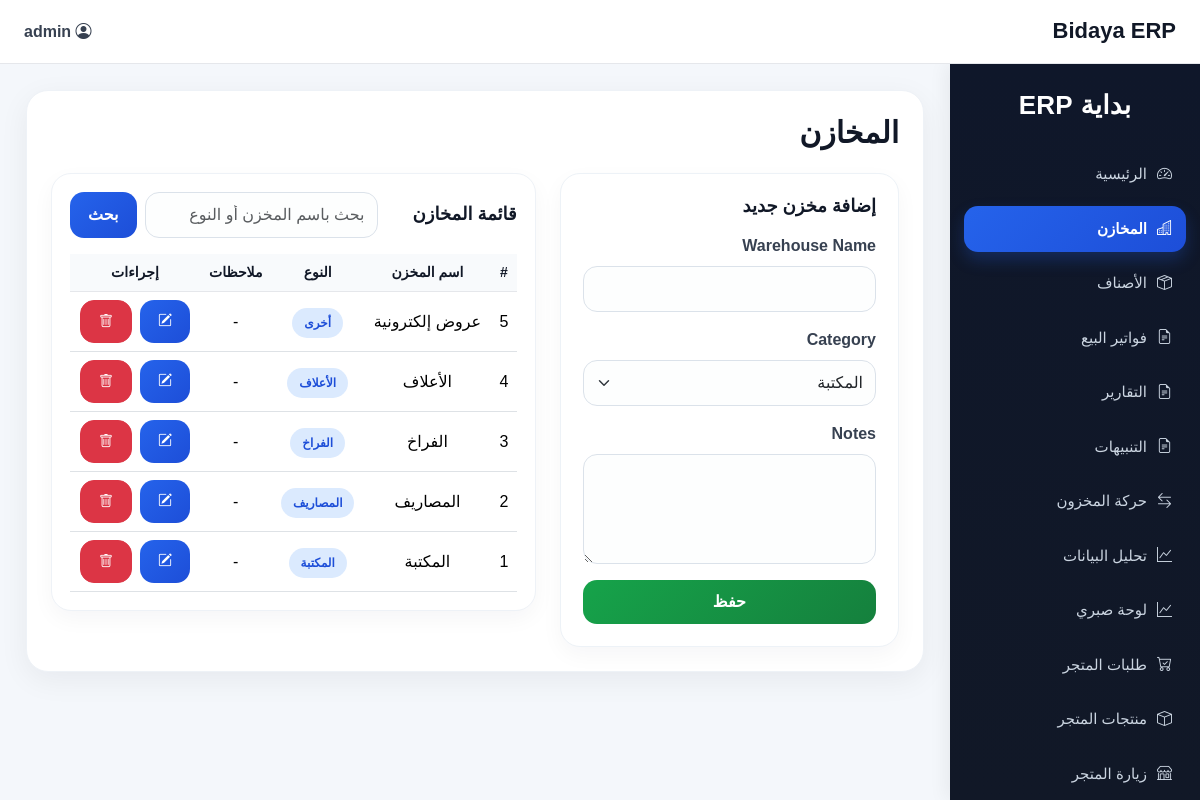
Screenshot of /warehouses (signed in) with the database file from the repository.
### app/models.py (models this page shows)
class User(db.Model, UserMixin):
    id = db.Column(db.Integer, primary_key=True)
    username = db.Column(db.String(50), unique=True, nullable=False)
    email = db.Column(db.String(120), unique=True, nullable=False)
    password = db.Column(db.String(255), nullable=False)
    role = db.Column(db.String(20), default="operator")
    created_at = db.Column(db.DateTime, default=datetime.utcnow)

class Warehouse(db.Model):
    id = db.Column(db.Integer, primary_key=True)
    name = db.Column(db.String(100), nullable=False)
    category = db.Column(db.String(100), nullable=False)
    notes = db.Column(db.Text)
    items = db.relationship("Item", backref="warehouse", lazy=True)

### app/routes.py (the view, shortened to what this page needs)
    @app.route("/warehouses", methods=["GET", "POST"])
    @login_required
    def warehouses():
        form = WarehouseForm()
        q = request.args.get("q", "").strip()
        query = Warehouse.query
        if q:
            query = query.filter(
                Warehouse.name.contains(q) | Warehouse.category.contains(q)
            )
        all_warehouses = query.order_by(Warehouse.id.desc()).all()
        return render_template("warehouses.html", form=form, warehouses=all_warehouses, q=q)

### app/forms.py
class WarehouseForm(FlaskForm):
    name = StringField("Warehouse Name", validators=[DataRequired()])
    category = SelectField(
        "Category",
        choices=[
            ("المكتبة", "المكتبة"),
            ("الأعلاف", "الأعلاف"),
            ("المزرعة", "المزرعة"),
            ("المصروفات", "المصروفات"),
            ("أخرى", "أخرى"),
        ],
        validators=[DataRequired()]
    )
    notes = TextAreaField("Notes")
    submit = SubmitField("حفظ")

### app/models.py (called while the page is built)
@login_manager.user_loader
def load_user(user_id):
    return User.query.get(int(user_id))

### app/templates/warehouses.html (shortened to what this page needs)
{% extends "layout.html" %}
{% block content %}
<h2 class="page-title">المخازن</h2>
<div class="row g-4">
    <div class="col-lg-5">
        <div class="soft-form">
            <h5 class="section-title">
                {% if edit_mode %}تعديل مخزن{% else %}إضافة مخزن جديد{% endif %}
            </h5>
            <form method="POST">
                <div class="mb-3">
                    {{ form.name.label(class="form-label") }}
                    {{ form.name(class="form-control") }}
                </div>
                <div class="mb-3">
                    {{ form.category.label(class="form-label") }}
                    {{ form.category(class="form-select") }}
                </div>
                <div class="mb-3">
                    {{ form.notes.label(class="form-label") }}
                    {{ form.notes(class="form-control") }}
                </div>
                <div class="d-grid gap-2">
                    {{ form.submit(class="btn btn-success") }}
                </div>
            </form>
        </div>
    </div>
    <div class="col-lg-7">
        <div class="table-wrap">
            <div class="d-flex justify-content-between align-items-center mb-3">
                <h5 class="section-title mb-0">قائمة المخازن</h5>
                <form method="GET" class="d-flex gap-2">
                    <input type="text" name="q" value="{{ q }}" class="form-control"
                        placeholder="بحث باسم المخزن أو النوع">
                    <button class="btn btn-primary" type="submit">بحث</button>
                </form>
            </div>
            <div class="table-responsive">
                <table class="table text-center">
                    <thead>
                        <tr>
                            <th>#</th>
                            <th>اسم المخزن</th>
                            <th>النوع</th>
                            <th>ملاحظات</th>
                            <th>إجراءات</th>
                        </tr>
                    </thead>
                    <tbody>
                        {% for warehouse in warehouses %}
                        <tr>
                            <td>{{ warehouse.id }}</td>
                            <td>{{ warehouse.name }}</td>
                            <td><span class="badge-soft-primary">{{ warehouse.category }}</span></td>
                            <td>{{ warehouse.notes or "-" }}</td>
                            <td>
                                <div class="d-flex justify-content-center gap-2">
                                    <a href="{{ url_for('edit_warehouse', warehouse_id=warehouse.id) }}"
                                        class="btn btn-sm btn-primary">
                                        <i class="bi bi-pencil-square"></i>
                                    </a>
                                    <form method="POST"
                                        action="{{ url_for('delete_warehouse', warehouse_id=warehouse.id) }}"
                                        onsubmit="return confirm('هل تريد حذف هذا المخزن؟');">
                                        <button type="submit" class="btn btn-sm btn-danger">
                                            <i class="bi bi-trash"></i>
                                        </button>
                                    </form>
                                </div>
                            </td>
                        </tr>
                        {% else %}
                        <tr>
                            <td colspan="5" class="empty-state">لا توجد مخازن حتى الآن</td>
                        </tr>
                        {% endfor %}
                    </tbody>
                </table>
            </div>
        </div>
    </div>
</div>
{% endblock %}

### app/templates/layout.html (shortened to what this page needs)
<!DOCTYPE html>
<html lang="ar" dir="rtl">
<head>
    <link href="https://cdn.jsdelivr.net/npm/bootstrap@5.3.3/dist/css/bootstrap.rtl.min.css" rel="stylesheet">
    <link href="https://cdn.jsdelivr.net/npm/bootstrap-icons@1.11.3/font/bootstrap-icons.css" rel="stylesheet">
</head>
<body>
    {% if current_user.is_authenticated %}
    <div class="topbar">
        <h1 class="topbar-title">Bidaya ERP</h1>
        <div class="user-box">
            <span><i class="bi bi-person-circle"></i> {{ current_user.username }}</span>
        </div>
    </div>
    <aside class="sidebar">
        <div class="brand">بداية ERP</div>
        <nav class="nav flex-column">
            <a class="nav-link {% if request.endpoint == 'dashboard' %}active{% endif %}"
                href="{{ url_for('dashboard') }}">
                <i class="bi bi-speedometer2"></i><span>الرئيسية</span>
            </a>
            <a class="nav-link {% if request.endpoint == 'warehouses' %}active{% endif %}"
                href="{{ url_for('warehouses') }}">
                <i class="bi bi-buildings"></i><span>المخازن</span>
            </a>
            <a class="nav-link {% if request.endpoint == 'items' %}active{% endif %}" href="{{ url_for('items') }}">
                <i class="bi bi-box-seam"></i><span>الأصناف</span>
            </a>
            <a class="nav-link {% if request.endpoint == 'invoices' %}active{% endif %}"
                href="{{ url_for('invoices') }}">
                <i class="bi bi-file-earmark-text"></i><span>فواتير البيع</span>
            </a>
            <a class="nav-link {% if request.endpoint == 'reports' %}active{% endif %}" href="{{ url_for('reports') }}">
                <i class="bi bi-file-earmark-text"></i><span>التقارير</span>
            </a>
            <a class="nav-link {% if request.endpoint == 'alerts_page' %}active{% endif %}"
                href="{{ url_for('alerts_page') }}">
                <i class="bi bi-file-earmark-text"></i><span>التنبيهات</span>
            </a>
            <a class="nav-link {% if request.endpoint == 'movement' %}active{% endif %}"
                href="{{ url_for('movement') }}">
                <i class="bi bi-arrow-left-right"></i><span>حركة المخزون</span>
            </a>
            <a class="nav-link {% if request.endpoint == 'analytics' %}active{% endif %}"
                href="{{ url_for('analytics') }}">
                <i class="bi bi-graph-up"></i><span>تحليل البيانات</span>
            </a>
            <a class="nav-link {% if request.endpoint == 'owner_kpi' %}active{% endif %}"
                href="{{ url_for('owner_kpi') }}">
                <i class="bi bi-graph-up"></i><span>لوحة صبري</span>
            </a>
            <a class="nav-link {% if request.endpoint == 'orders' or request.endpoint == 'admin_orders' %}active{% endif %}"
                href="{{ url_for('orders') }}">
                <i class="bi bi-cart-check"></i><span>طلبات المتجر</span>
            </a>
            <a class="nav-link {% if request.endpoint == 'admin_products' %}active{% endif %}"
                href="{{ url_for('admin_products') }}">
                <i class="bi bi-box"></i><span>منتجات المتجر</span>
            </a>
            <a class="nav-link" href="{{ url_for('shop_home') }}" target="_blank">
                <i class="bi bi-shop"></i><span>زيارة المتجر</span>
            </a>
        </nav>
    </aside>
    {% endif %}
    <main class="{% if current_user.is_authenticated %}main-content{% else %}public-content{% endif %}">
        <div class="{% if current_user.is_authenticated %}content-card{% else %}container{% endif %}">
            {% block content %}{% endblock %}
        </div>
    </main>
</body>
</html>

### app/templates/layout.html (style rules this page uses)
body { background: #f4f7fb; font-family: Tahoma, Arial, sans-serif; color: #1f2937; }
.topbar { height: 64px; background: #ffffff; border-bottom: 1px solid #e5e7eb; display: flex; align-items: center; justify-content: space-between; padding: 0 24px; position: fixed; top: 0; right: 0; left: 0; z-index: 1030; }
.topbar-title { font-size: 22px; font-weight: 800; margin: 0; color: #111827; }
.user-box { display: flex; align-items: center; gap: 10px; font-weight: 600; color: #374151; }
.sidebar { width: 250px; background: linear-gradient(180deg, #0f172a 0%, #111827 100%); color: #fff; position: fixed; top: 64px; right: 0; bottom: 0; padding: 22px 14px; overflow-y: auto; box-shadow: -4px 0 18px rgba(0, 0, 0, 0.06); }
.brand { font-size: 26px; font-weight: 800; color: #fff; margin-bottom: 26px; text-align: center; letter-spacing: 0.3px; }
.sidebar .nav-link { color: #cbd5e1; border-radius: 14px; padding: 12px 14px; margin-bottom: 8px; font-size: 15px; display: flex; align-items: center; gap: 10px; transition: all 0.2s ease; }
.sidebar .nav-link.active { background: linear-gradient(135deg, #2563eb, #1d4ed8); color: #fff; font-weight: 700; box-shadow: 0 8px 16px rgba(37, 99, 235, 0.25); }
.main-content { margin-top: 64px; margin-right: 250px; padding: 26px; }
.content-card { background: #fff; border-radius: 22px; padding: 24px; box-shadow: 0 8px 30px rgba(15, 23, 42, 0.06); border: 1px solid #eef2f7; }
.page-title { font-size: 30px; font-weight: 800; color: #111827; margin-bottom: 22px; }
.section-title { font-size: 18px; font-weight: 700; color: #111827; margin-bottom: 16px; }
.soft-form { background: #ffffff; border: 1px solid #edf2f7; border-radius: 20px; padding: 22px; box-shadow: 0 8px 22px rgba(15, 23, 42, 0.04); }
.form-label { font-weight: 700; color: #374151; margin-bottom: 8px; }
.form-control, .form-select { min-height: 46px; border-radius: 14px; border: 1px solid #dbe2ea; background-color: #fdfefe; }
textarea.form-control { min-height: 110px; }
.btn { border-radius: 14px; font-weight: 700; padding: 10px 18px; }
.btn-primary { background: linear-gradient(135deg, #2563eb, #1d4ed8); border: none; }
.btn-success { background: linear-gradient(135deg, #16a34a, #15803d); border: none; }
.table-wrap { background: #fff; border: 1px solid #eef2f7; border-radius: 20px; padding: 18px; box-shadow: 0 8px 22px rgba(15, 23, 42, 0.04); }
.table { margin-bottom: 0; vertical-align: middle; }
.table thead th { background: #f8fafc; color: #111827; font-size: 14px; font-weight: 800; border-bottom: 1px solid #e5e7eb; }
.badge-soft-primary { background: #dbeafe; color: #1d4ed8; padding: 8px 12px; border-radius: 999px; font-size: 12px; font-weight: 700; }

### rows the page displays
User: username "admin"
Warehouse: id "5", name "عروض إلكترونية", category "أخرى", notes "-"
Warehouse: id "4", name "الأعلاف", category "الأعلاف", notes "-"
Warehouse: id "3", name "الفراخ", category "الفراخ", notes "-"
Warehouse: id "2", name "المصاريف", category "المصاريف", notes "-"
Warehouse: id "1", name "المكتبة", category "المكتبة", notes "-"
